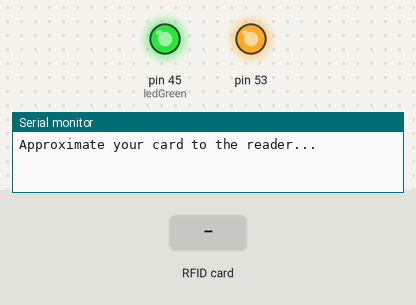
Simulated run of this sketch. Board: Arduino Mega 2560, built with avr-gcc and run on an emulated ATmega2560. On the bench: output pins drawn as LEDs (lit = HIGH), the last lines printed to the serial monitor. The test bench sets the inputs (shaded band).

Above: at 1.2 s.
1.3 s: RFID card 53 14 5F FC held to the reader
2.8 s: RFID card 53 14 5F FC held to the reader
At 4.4 s:
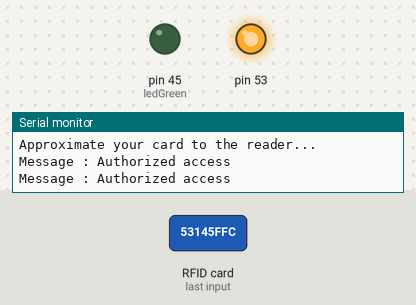
5.3 s: RFID card 5E 7A 19 C4 held to the reader
Timing chart, 0 to 8.3 s (numbered marks = the images above; inputs shaded):
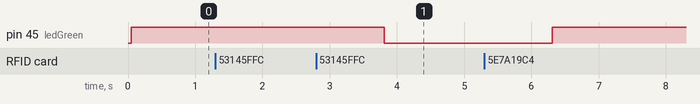

The sketch:

file.ino
```cpp
// #include <Keypad.h>
// #include <LiquidCrystal.h>

// #define ROWS 4
// #define COLS 4

// char keymap[ROWS][COLS] = {
//   {'1', '2', '3', 'A'},
//   {'4', '5', '6', 'B'},
//   {'7', '8', '9', 'C'},
//   {'*', '0', '#', 'D'},
// };

// byte rowPins[ROWS] = {22, 24, 26, 28};
// byte colPins[COLS] = {30, 32, 34, 36};
// Keypad keypad = Keypad(makeKeymap(keymap), rowPins, colPins, ROWS, COLS);
// LiquidCrystal lcd(52, 50, 48, 46, 44, 42);

// int X = 0;
// int Y = 0;
// unsigned long previousMillis = 0;
// const long interval = 3000;
// const int password = "1234";

// String printedText = "";

// void setup() {
//   Serial.begin(9600);
//   lcd.begin(16, 2);
//   lcd.clear();
// }

// void loop() {
//   unsigned long currentMillis = millis();
//   char key = keypad.getKey();

//   if (key) {
//     if (X == 16 && Y == 0) {
//       X = 0;
//       Y = 1;
//     } else if (X == 16 && Y == 1) {
//       lcd.clear();
//       printedText = "";
//       X = 0;
//       Y = 0;
//     }

//     lcd.setCursor(X, Y);
//     lcd.print(key);
//     X++;

//     previousMillis = currentMillis;

//     printedText += key;
//   }

//   if (currentMillis - previousMillis >= interval) {
//     lcd.clear();
//     Serial.println(printedText);

//     if (printedText == password) {
//       lcd.print("Authorized");
//       delay(1000);
//       lcd.clear();
//       X = 0;
//       Y = 0;
//     } else {
//       lcd.print("NOT Authorized");
//       delay(1000);
//       lcd.clear();
//       X = 0;
//       Y = 0;
//     }

//     printedText = "";
//     previousMillis = currentMillis;
//   }
// }

#include <SPI.h>
#include <MFRC522.h>

#define SS_PIN 47
#define RST_PIN 40
MFRC522 mfrc522(SS_PIN, RST_PIN);

const int ledGreen = 45;
int state = 0;

void setup()
{
  pinMode(ledGreen, OUTPUT);
  Serial.begin(9600);
  SPI.begin();
  mfrc522.PCD_Init();
  Serial.println("Approximate your card to the reader...");
  Serial.println();
}

void loop()
{
  digitalWrite(ledGreen, HIGH);
  if (!mfrc522.PICC_IsNewCardPresent())
  {
    // Serial.println("TEST1");
    return;
  }
  if (!mfrc522.PICC_ReadCardSerial())
  {
    // Serial.println("TEST2");
    return;
  }

  String content = "";
  byte letter;
  for (byte i = 0; i < mfrc522.uid.size; i++)
  {
    content.concat(String(mfrc522.uid.uidByte[i] < 0x10 ? " 0" : " "));
    content.concat(String(mfrc522.uid.uidByte[i], HEX));
  }
  Serial.println();
  Serial.print("Message : ");
  content.toUpperCase();
  if (content.substring(1) == "53 14 5F FC")
  {
    Serial.println("Authorized access");
    if (state == 0)
    {
      state = 1;
      digitalWrite(ledGreen, HIGH);
      delay(2500);
    }
    else
    {
      state = 0;
      digitalWrite(ledGreen, LOW);
      delay(2500);
    }
  }
  else
  {
    Serial.println(" Access denied");
  }
}
```

Measured:
- after the input at 2.8 s, pin 45 (ledGreen): HIGH → LOW after 1.0 s
